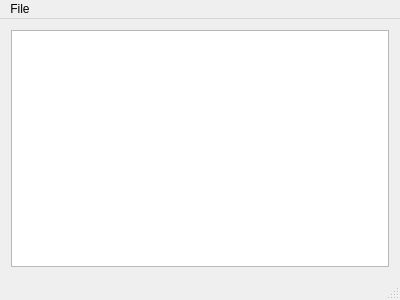
<?xml version="1.0" encoding="UTF-8"?>
<ui version="4.0">
 <class>MainWindow</class>
 <widget class="QMainWindow" name="MainWindow">
  <property name="geometry">
   <rect>
    <x>0</x>
    <y>0</y>
    <width>400</width>
    <height>300</height>
   </rect>
  </property>
  <property name="windowTitle">
   <string>MainWindow</string>
  </property>
  <widget class="QWidget" name="centralWidget">
   <layout class="QVBoxLayout" name="verticalLayout">
    <item>
     <widget class="QTreeView" name="treeView"/>
    </item>
   </layout>
  </widget>
  <widget class="QMenuBar" name="menuBar">
   <property name="geometry">
    <rect>
     <x>0</x>
     <y>0</y>
     <width>400</width>
     <height>21</height>
    </rect>
   </property>
   <widget class="QMenu" name="menuFile">
    <property name="title">
     <string>File</string>
    </property>
    <addaction name="actionOpen"/>
    <addaction name="actionClose"/>
   </widget>
   <addaction name="menuFile"/>
  </widget>
  <widget class="QStatusBar" name="statusBar"/>
  <action name="actionOpen">
   <property name="text">
    <string>Open ...</string>
   </property>
  </action>
  <action name="actionClose">
   <property name="text">
    <string>Close</string>
   </property>
  </action>
 </widget>
 <layoutdefault spacing="6" margin="11"/>
 <resources/>
 <connections/>
</ui>
